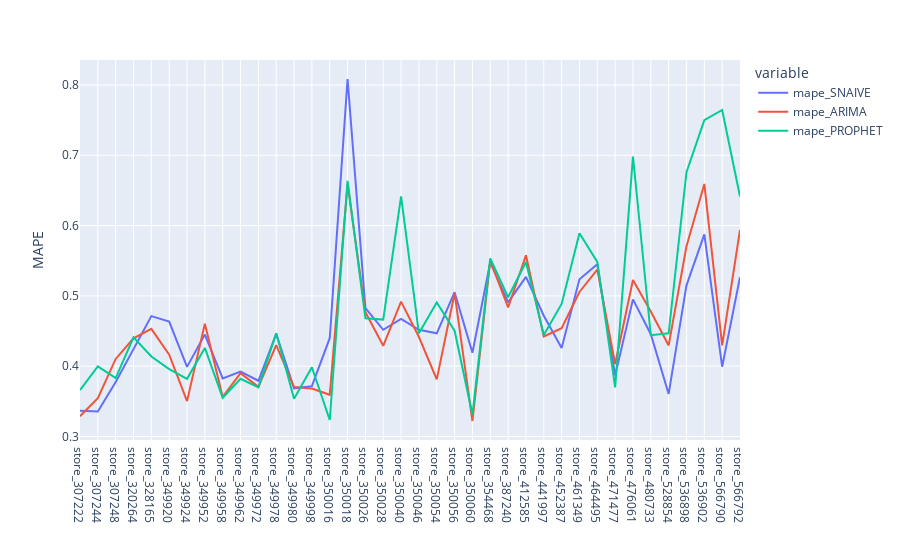

Notebook cell for this chart:
### Code cell
fig = score_ALL[['mape_SNAIVE', 'mape_ARIMA', 'mape_PROPHET']].plot()
fig.update_xaxes(title_text='')
fig.update_yaxes(title_text='MAPE')

### Figure 1 — Plotly figure (JSON) as saved in the notebook; plotly's stock layout.template omitted (floating-point values rounded to 4 significant figures)
{"data": [{"hovertemplate": "variable=mape_SNAIVE<br>store=%{x}<br>value=%{y}<extra></extra>", "legendgroup": "mape_SNAIVE", "line": {"color": "#636efa", "dash": "solid"}, "marker": {"symbol": "circle"}, "mode": "lines", "name": "mape_SNAIVE", "orientation": "v", "showlegend": true, "type": "scatter", "x": ["store_307222", "store_307244", "store_307248", "store_320264", "store_328165", "store_349920", "store_349924", "store_349952", "store_349958", "store_349962", "store_349972", "store_349978", "store_349980", "store_349998", "store_350016", "store_350018", "store_350026", "store_350028", "store_350040", "store_350046", "store_350054", "store_350056", "store_350060", "store_354468", "store_387240", "store_412585", "store_441997", "store_452387", "store_461349", "store_464495", "store_471477", "store_476061", "store_480733", "store_528854", "store_536898", "store_536902", "store_566790", "store_566792"], "xaxis": "x", "y": [0.3367, 0.3355, 0.3775, 0.4255, 0.4713, 0.4635, 0.399, 0.445, 0.3825, 0.3922, 0.3792, 0.446, 0.3685, 0.3715, 0.4398, 0.8085, 0.4825, 0.4518, 0.4673, 0.4517, 0.4467, 0.5052, 0.419, 0.5477, 0.4908, 0.527, 0.4718, 0.4258, 0.5235, 0.545, 0.3868, 0.495, 0.4455, 0.3605, 0.515, 0.5875, 0.3992, 0.5265], "yaxis": "y"}, {"hovertemplate": "variable=mape_ARIMA<br>store=%{x}<br>value=%{y}<extra></extra>", "legendgroup": "mape_ARIMA", "line": {"color": "#EF553B", "dash": "solid"}, "marker": {"symbol": "circle"}, "mode": "lines", "name": "mape_ARIMA", "orientation": "v", "showlegend": true, "type": "scatter", "x": ["store_307222", "store_307244", "store_307248", "store_320264", "store_328165", "store_349920", "store_349924", "store_349952", "store_349958", "store_349962", "store_349972", "store_349978", "store_349980", "store_349998", "store_350016", "store_350018", "store_350026", "store_350028", "store_350040", "store_350046", "store_350054", "store_350056", "store_350060", "store_354468", "store_387240", "store_412585", "store_441997", "store_452387", "store_461349", "store_464495", "store_471477", "store_476061", "store_480733", "store_528854", "store_536898", "store_536902", "store_566790", "store_566792"], "xaxis": "x", "y": [0.3287, 0.3545, 0.4103, 0.4395, 0.453, 0.4163, 0.3503, 0.4602, 0.3562, 0.39, 0.3705, 0.43, 0.3703, 0.3683, 0.3592, 0.659, 0.4768, 0.429, 0.4918, 0.4415, 0.3813, 0.5037, 0.322, 0.5503, 0.4835, 0.5577, 0.4423, 0.454, 0.5055, 0.5372, 0.403, 0.5225, 0.4777, 0.4295, 0.5705, 0.6593, 0.4295, 0.5938], "yaxis": "y"}, {"hovertemplate": "variable=mape_PROPHET<br>store=%{x}<br>value=%{y}<extra></extra>", "legendgroup": "mape_PROPHET", "line": {"color": "#00cc96", "dash": "solid"}, "marker": {"symbol": "circle"}, "mode": "lines", "name": "mape_PROPHET", "orientation": "v", "showlegend": true, "type": "scatter", "x": ["store_307222", "store_307244", "store_307248", "store_320264", "store_328165", "store_349920", "store_349924", "store_349952", "store_349958", "store_349962", "store_349972", "store_349978", "store_349980", "store_349998", "store_350016", "store_350018", "store_350026", "store_350028", "store_350040", "store_350046", "store_350054", "store_350056", "store_350060", "store_354468", "store_387240", "store_412585", "store_441997", "store_452387", "store_461349", "store_464495", "store_471477", "store_476061", "store_480733", "store_528854", "store_536898", "store_536902", "store_566790", "store_566792"], "xaxis": "x", "y": [0.366, 0.3997, 0.383, 0.441, 0.4138, 0.3957, 0.382, 0.426, 0.355, 0.382, 0.3698, 0.4467, 0.3535, 0.3985, 0.3235, 0.6635, 0.468, 0.4663, 0.6415, 0.4468, 0.4905, 0.4505, 0.331, 0.5533, 0.498, 0.5483, 0.4442, 0.4885, 0.589, 0.5483, 0.3698, 0.6983, 0.444, 0.4467, 0.676, 0.75, 0.7645, 0.6412], "yaxis": "y"}], "layout": {"legend": {"title": {"text": "variable"}, "tracegroupgap": 0}, "margin": {"t": 60}, "xaxis": {"anchor": "y", "domain": [0, 1], "title": {"text": ""}}, "yaxis": {"anchor": "x", "domain": [0, 1], "title": {"text": "MAPE"}}}}
